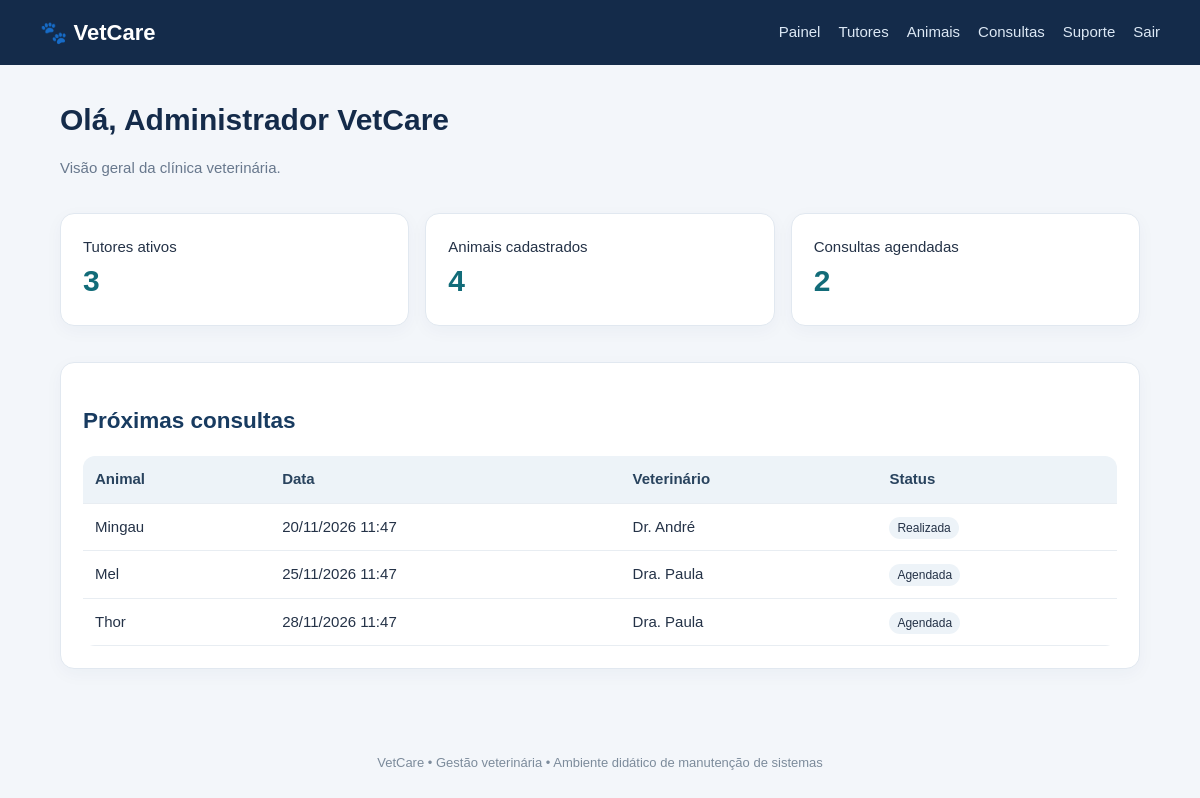
/index.php (signed in), run on the app's committed database.
### tables this page shows
CREATE TABLE consultas (
  id INT AUTO_INCREMENT PRIMARY KEY,
  animal_id INT NOT NULL,
  data_consulta DATETIME NOT NULL,
  veterinario VARCHAR(120) NOT NULL,
  motivo VARCHAR(180),
  status VARCHAR(30) DEFAULT 'Agendada',
  observacoes TEXT,
  CONSTRAINT fk_consulta_animal FOREIGN KEY (animal_id) REFERENCES animais(id)
);

CREATE TABLE animais (
  id INT AUTO_INCREMENT PRIMARY KEY,
  tutor_id INT NOT NULL,
  nome VARCHAR(100) NOT NULL,
  especie VARCHAR(60),
  raca VARCHAR(80),
  nascimento DATE,
  sexo VARCHAR(20),
  observacoes TEXT,
  ativo TINYINT(1) DEFAULT 1,
  CONSTRAINT fk_animal_tutor FOREIGN KEY (tutor_id) REFERENCES tutores(id)
);

### index.php (the view, shortened to what this page needs)
<?php
require_once __DIR__.'/config/database.php';
$tutores=(int)$pdo->query("SELECT COUNT(*) FROM tutores WHERE ativo=1")->fetchColumn();
$animais=(int)$pdo->query("SELECT COUNT(*) FROM animais")->fetchColumn();
$consultas=(int)$pdo->query("SELECT COUNT(*) FROM consultas WHERE status='Agendada'")->fetchColumn();
$proximas=$pdo->query("SELECT c.*, a.nome AS animal FROM consultas c JOIN animais a ON a.id=c.animal_id ORDER BY c.data_consulta LIMIT 5")->fetchAll();
include __DIR__.'/includes/header.php';
?>
<h1>Olá, <?= htmlspecialchars($_SESSION['usuario_nome']) ?></h1>
<p class="muted">Visão geral da clínica veterinária.</p>
<div class="grid">
 <div class="stat"><span>Tutores ativos</span><strong><?= $tutores ?></strong></div>
 <div class="stat"><span>Animais cadastrados</span><strong><?= $animais ?></strong></div>
 <div class="stat"><span>Consultas agendadas</span><strong><?= $consultas ?></strong></div>
</div>
<section class="panel"><h2>Próximas consultas</h2>
<div class="table-wrap"><table><tr><th>Animal</th><th>Data</th><th>Veterinário</th><th>Status</th></tr>
<?php foreach($proximas as $c): ?><tr><td><?= htmlspecialchars($c['animal']) ?></td><td><?= date('d/m/Y H:i',strtotime($c['data_consulta'])) ?></td><td><?= htmlspecialchars($c['veterinario']) ?></td><td><span class="tag"><?= htmlspecialchars($c['status']) ?></span></td></tr><?php endforeach; ?>
</table></div></section>
<?php include __DIR__.'/includes/footer.php'; ?>

### assets/style.css (style rules this page uses)
* { box-sizing:border-box }
body { margin:0;background:#f3f6fa;color:#243247;font:15px/1.5 Arial,sans-serif }
h1 { margin:0 0 8px;color:#142b4a }
h2 { color:#183b60 }
.muted { color:#68788d }
.panel,.stat,.login-box { background:white;border:1px solid #e1e8f0;border-radius:14px;padding:22px;box-shadow:0 5px 18px #203c5b0a;margin:18px 0 }
.grid { display:grid;grid-template-columns:repeat(auto-fit,minmax(210px,1fr));gap:16px }
.stat strong { font-size:30px;display:block;color:#126c79 }
table { width:100%;border-collapse:collapse;background:white }
th,td { text-align:left;padding:12px;border-bottom:1px solid #e8edf2 }
th { background:#edf3f8;color:#29435e }
.table-wrap { overflow-x:auto;border-radius:12px }
.tag { padding:4px 8px;border-radius:20px;background:#edf3f8;font-size:12px }

### data on the page
consultas: animal.nome "Mingau", data_consulta "20/11/2026 11:47", veterinario "Dr. André", status "Realizada"
consultas: animal.nome "Mel", data_consulta "25/11/2026 11:47", veterinario "Dra. Paula", status "Agendada"
consultas: animal.nome "Thor", data_consulta "28/11/2026 11:47", veterinario "Dra. Paula", status "Agendada"

### other printed values
$_SESSION['usuario_nome'] "Administrador VetCare"
$tutores "3"
$animais "4"
$consultas "2"
